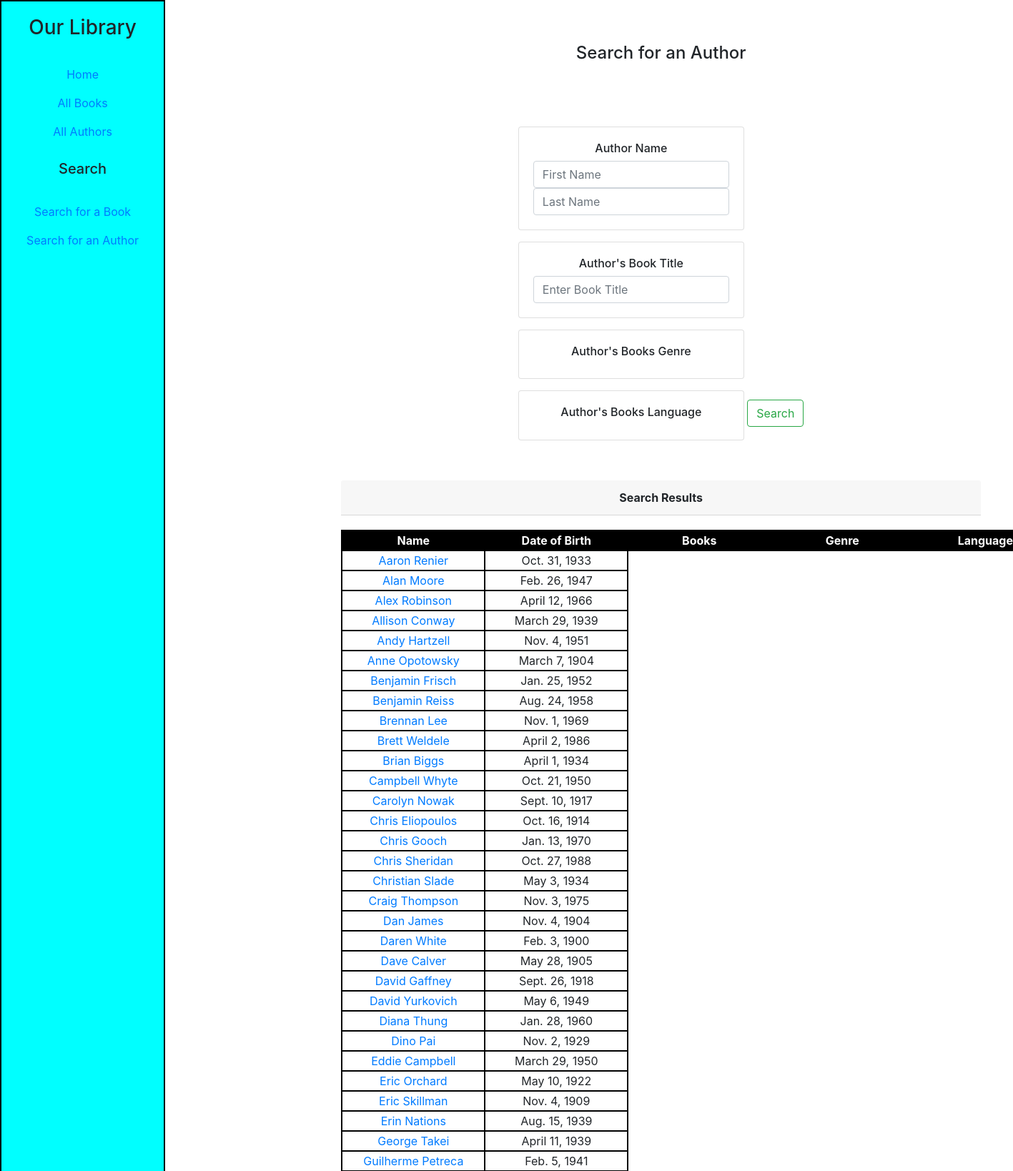
The page /catalog/searchAuthor/ (upper part) on the database its author committed.
### catalog/models.py (models this page shows, shortened)
class Author(models.Model):
    first_name = models.CharField(max_length=100)
    last_name = models.CharField(max_length=100)
    date_of_birth = models.DateField(null=True, blank=True)
    date_of_death = models.DateField('Died', null=True, blank=True)
    class Meta:
        ordering=['first_name','last_name']
    def get_absolute_url(self):
        return reverse('author-detail', args=[str(self.id)])

### catalog/views.py (the view)
def searchAuthor(request):
    author_list = Author.objects.all()
    author_filter = AuthorFilter(request.GET,queryset = author_list)
    print(request.GET)
    return render(request,'catalog/author_filter.html',{'author_filter': author_filter})

### catalog/templates/catalog/author_filter.html (shortened to what this page needs)
{% extends 'catalog/base.html' %}
{% load static %}
{% block css %}
<link rel="stylesheet" href="{% static 'catalog/css/author_filter.css' %}">
{% endblock %}
{% load widget_tweaks %}
{% block content %}
<div class="author-search">
    <div class="author-search-title">
      <h4>Search for an Author</h4>
    </div>
    <div class="author-search-content">
        <form method="GET">
            <div class="author-info-search">
                <div class="card form-group">
                    <h6>Author Name</h6>
                    {% render_field author_filter.form.first_name class="form-control" id="author_first_name" placeholder="First Name" %}
                    {% render_field author_filter.form.last_name class="form-control" id="author_last_name" placeholder="Last Name" %}
                </div>
                <div class="card form-group">
                    <h6>Author's Book Title</h6>
                    {% render_field author_filter.form.book_title class="form-control" id="author_book_title" placeholder="Enter Book Title"%}
                </div>
                <div class="card form-group">
                    <h6>Author's Books Genre</h6>
                </div>
                <div class="card form-group">
                    <h6>Author's Books Language</h6>
                </div>
            </div>
            <button class="btn btn-outline-success my-2 my-sm-0" type="submit">Search</button></a>
        </form>
    </div>
</div>
{% if author_filter.qs %}
    <div class="search-results">
        <div class="card-header all-authors-title">
            Search Results
        </div>
        <div class="card-body all-authors-content">
            <table class="all-authors">
                <thead>
                    <td class="authors-head">Name</td>
                    <td class="authors-head">Date of Birth</td>
                    <td class="authors-head">Books</td>
                    <td class="authors-head">Genre</td>
                    <td class="authors-head">Language</td>
                </thead>
                {% for author in author_filter.qs %}
                <tr class="authors-row">
                    <td class="author-name">
                        <div class="author-name" id="{{ author.pk }}">
                            <a href="{{ author.get_absolute_url }}">{{ author.first_name }}&nbsp;{{author.last_name}}</a>
                        </div>
                    </td>
                    <td class="author-dob">
                        <div class="author-dob" id="author-dob">
                            {{ author.date_of_birth }}
                        </div>
                    </td>
                </tr>
                {% endfor %}
            </table>
        </div>
    </div>
{% else %}
    <h6>There are no authors found in the Library according to the search criterion.</h6>
{% endif %}
{% endblock %}

### catalog/static/catalog/css/base.css (style rules this page uses)
html,body,div.container-fluid,div.row { height: 100%; }
div { display: inline-block; width: inherit; text-align: center; }

### catalog/static/catalog/css/author_filter.css (style rules this page uses)
.author-search { margin-top: 20px; }
.author-search-title, .author-search-content { margin: 20px 0px 20px 0px; }
div.author-info-search { margin-top: 20px; margin-bottom: 20px; padding: 20px 0px 0px 0px; }
div.form-group { padding: 20px; }
.all-authors-title { font-weight: bolder; text-align: center; min-width: 200px; }
.all-authors { border: 2px solid black; }
table.all-authors thead { background-color: black; color: white; font-weight: bold; }
table.all-authors td { text-align: center; min-width: 200px; width: max-content; border: 2px solid black; }
div.search-results { display: inline-block; }
div.card-body { -ms-flex: 1 1 auto; flex: 1 1 auto; min-height: 1px; padding: 20px 0px 20px 0px; display: inline-block; }

### rows shown on the page
Author: first_name "Aaron", last_name "Renier", date_of_birth "Oct. 31, 1933"
Author: first_name "Alan", last_name "Moore", date_of_birth "Feb. 26, 1947"
Author: first_name "Alex", last_name "Robinson", date_of_birth "April 12, 1966"
Author: first_name "Allison", last_name "Conway", date_of_birth "March 29, 1939"
Author: first_name "Andy", last_name "Hartzell", date_of_birth "Nov. 4, 1951"
Author: first_name "Anne", last_name "Opotowsky", date_of_birth "March 7, 1904"
Author: first_name "Benjamin", last_name "Frisch", date_of_birth "Jan. 25, 1952"
Author: first_name "Benjamin", last_name "Reiss", date_of_birth "Aug. 24, 1958"
Author: first_name "Brennan", last_name "Lee", date_of_birth "Nov. 1, 1969"
Author: first_name "Brett", last_name "Weldele", date_of_birth "April 2, 1986"
Author: first_name "Brian", last_name "Biggs", date_of_birth "April 1, 1934"
Author: first_name "Campbell", last_name "Whyte", date_of_birth "Oct. 21, 1950"
Author: first_name "Carolyn", last_name "Nowak", date_of_birth "Sept. 10, 1917"
Author: first_name "Chris", last_name "Eliopoulos", date_of_birth "Oct. 16, 1914"
Author: first_name "Chris", last_name "Gooch", date_of_birth "Jan. 13, 1970"
Author: first_name "Chris", last_name "Sheridan", date_of_birth "Oct. 27, 1988"
Author: first_name "Christian", last_name "Slade", date_of_birth "May 3, 1934"
Author: first_name "Craig", last_name "Thompson", date_of_birth "Nov. 3, 1975"
Author: first_name "Dan", last_name "James", date_of_birth "Nov. 4, 1904"
Author: first_name "Daren", last_name "White", date_of_birth "Feb. 3, 1900"
Author: first_name "Dave", last_name "Calver", date_of_birth "May 28, 1905"
Author: first_name "David", last_name "Gaffney", date_of_birth "Sept. 26, 1918"
Author: first_name "David", last_name "Yurkovich", date_of_birth "May 6, 1949"
Author: first_name "Diana", last_name "Thung", date_of_birth "Jan. 28, 1960"
Author: first_name "Dino", last_name "Pai", date_of_birth "Nov. 2, 1929"
Author: first_name "Eddie", last_name "Campbell", date_of_birth "March 29, 1950"
Author: first_name "Eric", last_name "Orchard", date_of_birth "May 10, 1922"
Author: first_name "Eric", last_name "Skillman", date_of_birth "Nov. 4, 1909"
Author: first_name "Erin", last_name "Nations", date_of_birth "Aug. 15, 1939"
Author: first_name "George", last_name "Takei", date_of_birth "April 11, 1939"
Author: first_name "Guilherme", last_name "Petreca", date_of_birth "Feb. 5, 1941"
